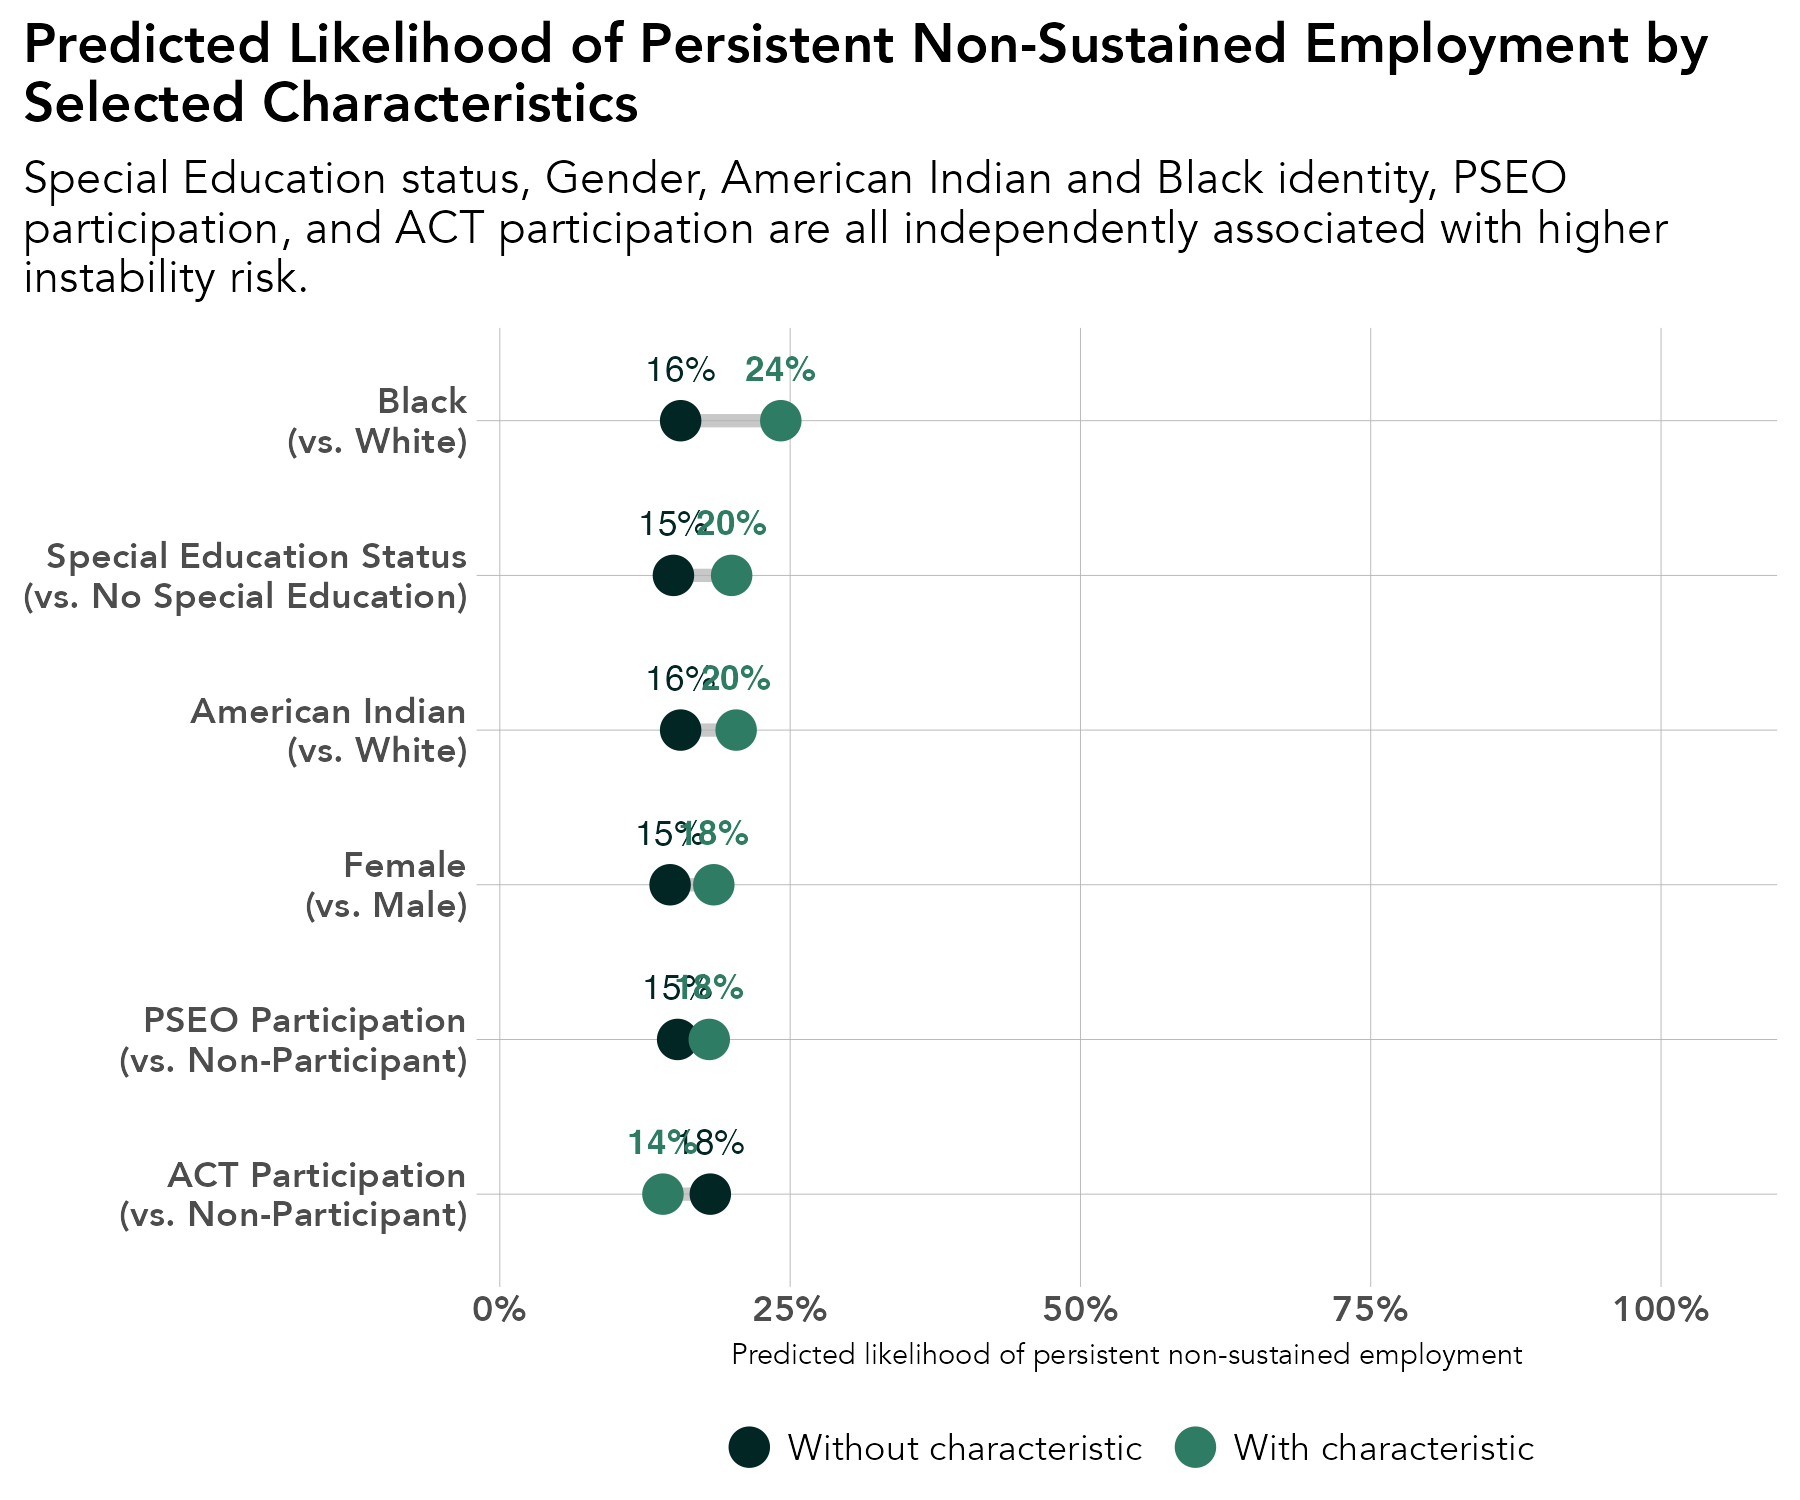

R code for this plot:
# library -----------------------------------------------------------------
library(tidyverse)
library(sf)
library(ggrepel)
library(scales)
library(ggiraph)
library(rmapshaper)
library(cowplot)
library(RColorBrewer)
library(readxl)
library(lubridate)
library(readxl)
library(systemfonts)
reset_font_cache()
library(ggtext)
library(janitor)
library(cowplot)


rm(list = ls())

# themes ------------------------------------------------------------------
theme_bar <- theme_bw() +
  theme(panel.grid.major = element_line(color = "grey70", size = 0.1),
        panel.grid.minor = element_blank(),
        axis.ticks = element_blank(),
        axis.text = element_text(face = "bold"),
        panel.border = element_blank(),
        legend.background = element_rect(fill = "transparent", color = "transparent"),
        legend.key = element_rect(fill = "transparent"),
        legend.key.size = unit(1, "lines"),
        legend.margin = margin(0,0,0,0),
        legend.title = element_blank(),
        legend.text = element_text(margin = margin(l = 2)),
        text = element_text(family = "Avenir") ,
        plot.title.position = "plot",
        plot.title = element_text(face = "bold"))

theme_line <- theme_bw() +
  theme(legend.background = element_rect(fill = "transparent", color = "transparent"),
        legend.key = element_rect(fill = "transparent"),
        legend.text = element_text(margin = margin(l = 2)),
        panel.grid.minor = element_blank(),
        panel.grid.major = element_line(color = "grey70", size = 0.1),
        axis.ticks = element_blank(),
        axis.text = element_text(face = "bold"),
        panel.border = element_blank(),
        legend.margin = margin(0,0,0,0),
        legend.key.size = unit(1, "lines"),
        text = element_text(family = "Avenir") ,
        plot.title.position = "plot",
        plot.title = element_text(face = "bold"))


theme_sf <- theme_bw() +
  theme(axis.text.x=element_blank(),
        axis.text.y=element_blank(),
        axis.ticks=element_blank(),
        panel.background = element_blank(),
        panel.grid.major = element_line(color = "white"),
        panel.border = element_blank(),
        legend.title = element_blank(),
        legend.text = element_text(margin = margin(l = 2)),
        legend.margin = margin(0,0,0,0),
        legend.key.size = unit(1, "lines"),
        text = element_text(family = "Avenir") ,
        plot.title.position = "plot",
        plot.title = element_text(face = "bold"))

regions <- read_csv("/Users/kellyasche/Library/CloudStorage/GoogleDrive-kasche@ruralmn.org/My Drive/Data Prep/R Projects/Join docs/county_regions.csv") %>%
  select(5,6) %>%
  unique() %>%
  mutate(edr = str_replace(edr, "  ", " "),
         planning.region = str_replace(planning.region, " Minnesota", ""),
         planning.region = fct_relevel(planning.region, "Northwest", "Northeast", "Central", "Seven County Mpls-St Paul", "Southwest", "Southeast"),
         edr = fct_relevel(edr, "EDR 1 - Northwest", "EDR 2 - Headwaters", "EDR 3 - Arrowhead", "EDR 4 - West Central", "EDR 5 - North Central", "EDR 6E- Southwest Central", "EDR 6W- Upper Minnesota Valley", "EDR 7E- East Central", "EDR 7W- Central", "EDR 8 - Southwest", "EDR 9 - South Central", "EDR 10 - Southeast", "EDR 11 - 7 County Twin Cities", "Minnesota"))

counties.regions <- read_csv("/Users/kellyasche/Library/CloudStorage/GoogleDrive-kasche@ruralmn.org/My Drive/Data Prep/R Projects/Join docs/county_regions.csv") %>%
  mutate(countyfp = formatC(countyfp, width = 3, flag = "0"),
         Name = str_to_title(Name),
         Name = str_replace(Name, "Q", "q"),
         Name = str_replace(Name, "Of The", "of the"),
         Name = str_replace(Name, "Mcleod", "McLeod"),
         Dem_Desc = ifelse(Name == "Minnesota", "Minnesota", Dem_Desc) ,
         edr = str_replace(edr, "  ", " "),
         planning.region = str_replace(planning.region, " Minnesota", ""),
         planning.region = fct_relevel(planning.region, "Northwest", "Northeast", "Central", "Seven County Mpls-St Paul", "Southwest", "Southeast"),
         edr = fct_relevel(edr, "EDR 1 - Northwest", "EDR 2 - Headwaters", "EDR 3 - Arrowhead", "EDR 4 - West Central", "EDR 5 - North Central", "EDR 6E- Southwest Central", "EDR 6W- Upper Minnesota Valley", "EDR 7E- East Central", "EDR 7W- Central", "EDR 8 - Southwest", "EDR 9 - South Central", "EDR 10 - Southeast", "EDR 11 - 7 County Twin Cities", "Minnesota"))

color.ruca <- c("Entirely rural" = "#009933", "Town/rural mix" = "#99CC33", "Urban/town/rural mix" = "#CC9966", "Entirely urban" = "#754C29", "Minnesota" = "black")

color.pr <- c("Northwest" = "#4575b4","Northeast" = "grey", "Central" = "#fee090", "Seven County Mpls-St Paul" = "#d73027", "Southwest" = "#91bfdb", "Southeast" = "#fc8d59", "Minnesota" = "black")

color.edr <- c("EDR 1 - Northwest" = "#b3cde3", "EDR 2 - Headwaters" = "#8c96c6", "EDR 3 - Arrowhead" = "#fe9929", "EDR 4 - West Central" = "#8856a7", "EDR 5 - North Central" = "#810f7c", "EDR 6E- Southwest Central" = "#e5f5f9", "EDR 6W- Upper Minnesota Valley" = "#bdc9e1", "EDR 7E- East Central" = "#99d8c9", "EDR 7W- Central" = "#2ca25f", "EDR 8 - Southwest" = "#74a9cf", "EDR 9 - South Central" = "#0570b0", "EDR 10 - Southeast" = "#d7301f", "EDR 11 - 7 County Twin Cities" = "#d8b365", "Minnesota" = "black")

color.pr.edr <- c ("Northwest" = "#4575b4","Northeast" = "#e0f3f8", "Central" = "#fee090", "Seven County Mpls-St Paul" = "#d73027", "Southwest" = "#91bfdb", "Southeast" = "#fc8d59", "Minnesota" = "black", "EDR 1 - Northwest" = "#b3cde3", "EDR 2 - Headwaters" = "#8c96c6", "EDR 3 - Arrowhead" = "#fe9929", "EDR 4 - West Central" = "#8856a7", "EDR 5 - North Central" = "#810f7c", "EDR 6E- Southwest Central" = "#e5f5f9", "EDR 6W- Upper Minnesota Valley" = "#bdc9e1", "EDR 7E- East Central" = "#99d8c9", "EDR 7W- Central" = "#2ca25f", "EDR 8 - Southwest" = "#74a9cf", "EDR 9 - South Central" = "#0570b0", "EDR 10 - Southeast" = "#d7301f", "EDR 11 - 7 County Twin Cities" = "#d8b365")

color.six <- c("#009933", "#4575b4", "grey", "#fee090", "#fc8d59", "#d73027")

mn_counties <- st_read("/Users/kellyasche/Library/CloudStorage/GoogleDrive-kasche@ruralmn.org/My Drive/Data Prep/R Projects/Shapefiles/County shapefiles/MNCounties_MNDOT.shp", quiet = TRUE) %>%
  ms_simplify(keep = .01, keep_shapes = TRUE) %>%
  rename("countyfp" = "FIPS_CODE")

primary_colors <- c("#012623", "#2E7C63", "#8B601F", "#9B3F24", "grey")

alt_colors     <- c("#012623", "#9B3F24", "#E6A762", "#8B601F", "#222222")

expanded_colors <- c("#012623",   # Deep Field Green
                     "#9B3F24",   # Earth Red
                     "#2E7C63",   # Community Green
                     "#E6A762",   # Warm Accent
                     "#8B601F",   # Heritage Brown
                     "#0F5952",   # Secondary Green
                     "#222222",   # Dark Neutral
                     "grey")      # Light-mid neutral


# Prep data ---------------------------------------------------------------

original <- read_csv("Data/SLEDS/Masters/Master-non-college-grads-disconnection.csv") 


master.disc <- original %>%
  filter(grad.year > 2010,
         !is.na(pseo.participant)) %>%
  mutate(
    Gender              = fct_relevel(Gender, "M"),
    RaceEthnicity       = fct_relevel(RaceEthnicity, "White"),
    economic.status = as_factor(economic.status),
    economic.status     = fct_relevel(economic.status, "0"),
    SpecialEdStatus = as_factor(SpecialEdStatus),
    SpecialEdStatus     = fct_relevel(SpecialEdStatus, "0"),
    english.learner = as_factor(english.learner),
    english.learner     = fct_relevel(english.learner, "0"),
    Dem_Desc            = fct_relevel(Dem_Desc, "Entirely rural"),
    pseo.participant = as_factor(pseo.participant),
    pseo.participant    = fct_relevel(pseo.participant, "0"),
    took.ACT            = fct_relevel(took.ACT, "No"),
    ap.exam = as_factor(ap.exam),
    ap.exam             = fct_relevel(ap.exam, "0"),
    cte.achievement     = fct_relevel(cte.achievement, "No CTE"),
    attended.ps         = fct_relevel(attended.ps, "No"),
    
    # ACT missing-indicator recode - confirmed safe: missingness fully
    # explained by took.ACT (9,228 No/missing, 5,941 Yes/present, zero mismatches)
    ACTCompositeScore.filled = ifelse(is.na(ACTCompositeScore), 0, ACTCompositeScore),
    
    # Dependent variables: binary persistence indicators
    persistent.non_sustained = ifelse(non_sustained.cat == "Persistently non-sustained", 1, 0),
    persistent.no_record     = ifelse(no_record.cat == "Persistently no-record", 1, 0)
  )

model3_non_sustained <- glm(
  persistent.non_sustained ~
    Gender +
    RaceEthnicity +
    economic.status +
    SpecialEdStatus +
    english.learner +
    Dem_Desc +
    avg.wages.pct.state +
    avg.unemp.rate +
    pseo.participant +
    took.ACT +
    ACTCompositeScore.filled +
    ap.exam +
    cte.achievement +
    attended.ps,
  family = binomial,
  data = master.disc
)

# ---- Organizational color palette ----
color_baseline <- "#012623"  # Deep Field Green
color_highlight <- "#2E7C63" # Community Green

# ---- Helper: average marginal effect (marginal standardization) ----
amp <- function(model, data, var, value) {
  data[[var]] <- value
  mean(predict(model, newdata = data, type = "response"))
}

# ---- Compute values for each characteristic ----
# NOTE: replace `model3_non_sustained` and `master.disc` with your actual
# fitted model object and dataset name for the fully-specified instability model

dumbbell_data <- tibble(
  characteristic = c(
    "Special Education Status\n(vs. No Special Education)",
    "Female\n(vs. Male)",
    "American Indian\n(vs. White)",
    "Black\n(vs. White)",
    "PSEO Participation\n(vs. Non-Participant)",
    "ACT Participation\n(vs. Non-Participant)"
  ),
  baseline_pct = c(
    amp(model3_non_sustained, master.disc, "SpecialEdStatus", "0"),
    amp(model3_non_sustained, master.disc, "Gender", "M"),
    amp(model3_non_sustained, master.disc, "RaceEthnicity", "White"),
    amp(model3_non_sustained, master.disc, "RaceEthnicity", "White"),
    amp(model3_non_sustained, master.disc, "pseo.participant", "0"),
    amp(model3_non_sustained, master.disc, "took.ACT", "No")
  ),
  higher_pct = c(
    amp(model3_non_sustained, master.disc, "SpecialEdStatus", "1"),
    amp(model3_non_sustained, master.disc, "Gender", "F"),
    amp(model3_non_sustained, master.disc, "RaceEthnicity", "AI"),
    amp(model3_non_sustained, master.disc, "RaceEthnicity", "Black"),
    amp(model3_non_sustained, master.disc, "pseo.participant", "1"),
    amp(model3_non_sustained, master.disc, "took.ACT", "Yes")
  )
) %>%
  mutate(
    gap = higher_pct - baseline_pct,
    characteristic = factor(characteristic, levels = characteristic[order(gap)])
  )

# ---- Dumbbell chart, with a proper legend ----

ggplot(dumbbell_data, aes(y = characteristic)) +
  geom_segment(aes(x = baseline_pct, xend = higher_pct, yend = characteristic),
               color = "#B0B0B0", linewidth = 1.5, alpha = 0.7) +
  geom_point(aes(x = baseline_pct, color = "Without characteristic"), size = 4) +
  geom_point(aes(x = higher_pct, color = "With characteristic"), size = 4) +
  geom_text(aes(x = baseline_pct, label = percent(baseline_pct, accuracy = 1)),
            vjust = -1.6, size = 3, color = color_baseline) +
  geom_text(aes(x = higher_pct, label = percent(higher_pct, accuracy = 1)),
            vjust = -1.6, size = 3, color = color_highlight, fontface = "bold") +
  scale_color_manual(
    name = NULL,
    values = c("Without characteristic" = color_baseline, 
               "With characteristic" = color_highlight),
    breaks = c("Without characteristic", "With characteristic")
  ) +
  scale_x_continuous(labels = percent, limits = c(0, 1),
                     expand = expansion(mult = c(0.02, 0.1))) +
  labs(
    x = "Predicted likelihood of persistent non-sustained employment",
    y = NULL,
    title = "Predicted Likelihood of Persistent Non-Sustained Employment by\nSelected Characteristics",
    subtitle = "Special Education status, Gender, American Indian and Black identity, PSEO\nparticipation, and ACT participation are all independently associated with higher\ninstability risk."
  ) +
  theme_bar +
  theme(legend.position = "bottom",
        axis.title = element_text(size = 7))

ggsave(filename = "Charts/Draft 5/persistent-instability-characteristics.pdf", device = cairo_pdf, dpi = "print", width = 6, height = 5)

ggsave(filename = "Charts/Draft 5/persistent-instability-characteristics.png", dpi = "print", width = 6, height = 5)
